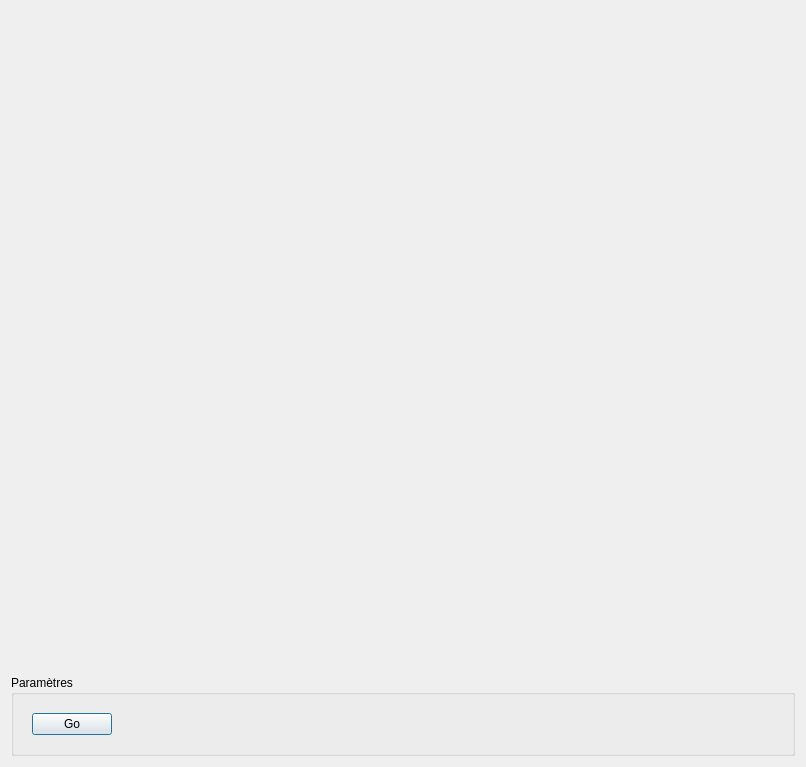
<?xml version="1.0" encoding="UTF-8"?>
<ui version="4.0">
 <class>CResolutionDialog</class>
 <widget class="QDialog" name="CResolutionDialog">
  <property name="geometry">
   <rect>
    <x>0</x>
    <y>0</y>
    <width>806</width>
    <height>767</height>
   </rect>
  </property>
  <property name="windowTitle">
   <string>Résolution</string>
  </property>
  <layout class="QVBoxLayout" name="verticalLayout">
   <item>
    <widget class="QWidget" name="grid" native="true">
     <property name="sizePolicy">
      <sizepolicy hsizetype="Preferred" vsizetype="Expanding">
       <horstretch>0</horstretch>
       <verstretch>0</verstretch>
      </sizepolicy>
     </property>
     <layout class="QGridLayout" name="gridLayout"/>
    </widget>
   </item>
   <item>
    <widget class="QGroupBox" name="groupBox">
     <property name="sizePolicy">
      <sizepolicy hsizetype="Preferred" vsizetype="Preferred">
       <horstretch>0</horstretch>
       <verstretch>0</verstretch>
      </sizepolicy>
     </property>
     <property name="title">
      <string>Paramètres</string>
     </property>
     <layout class="QVBoxLayout" name="verticalLayout_2">
      <item>
       <widget class="QWidget" name="widget_2" native="true">
        <layout class="QHBoxLayout" name="horizontalLayout">
         <item>
          <widget class="QPushButton" name="pbGo">
           <property name="text">
            <string>Go</string>
           </property>
          </widget>
         </item>
         <item>
          <spacer name="horizontalSpacer">
           <property name="orientation">
            <enum>Qt::Horizontal</enum>
           </property>
           <property name="sizeHint" stdset="0">
            <size>
             <width>40</width>
             <height>20</height>
            </size>
           </property>
          </spacer>
         </item>
        </layout>
       </widget>
      </item>
     </layout>
    </widget>
   </item>
  </layout>
 </widget>
 <resources/>
 <connections/>
</ui>
